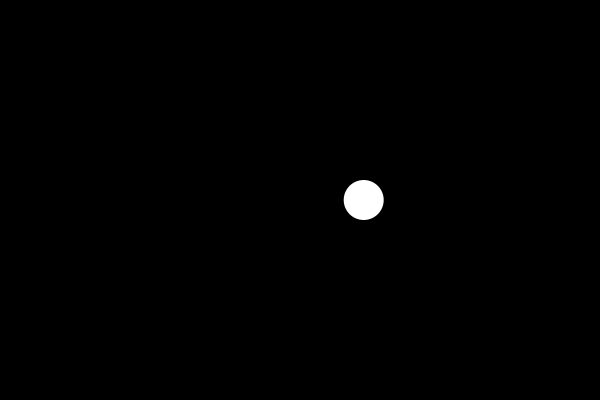
Frame 1 (no input)
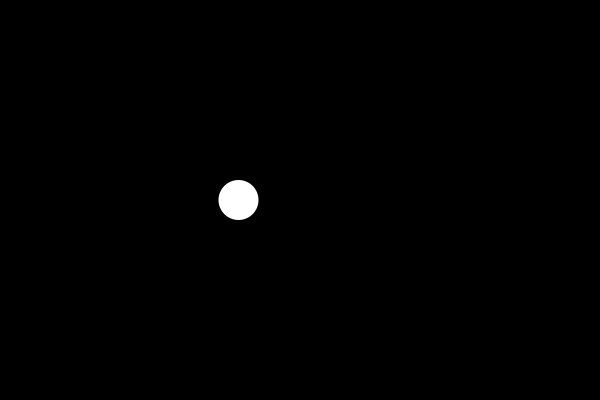
Frame 60 (the mouse pressed at the canvas centre just before this capture)
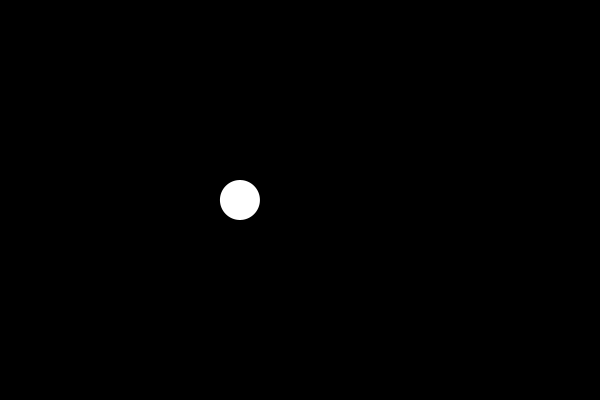
Frame 120 (the mouse held since frame 60 and released just before this capture)

The Processing sketch that drew these frames (run headless with seeded random() and noise(); from frame 60 on, the mouse is pressed at the canvas centre):

// Processing sketch: perlinNoise
// ── perlinNoise.pde
float t = 0;

void setup() {

size(600,400);

} 

void draw(){

fill(255);
background(0);
float x = noise(t);
x= map(x, 0,1, 0, width);
t = t + 0.01;
noStroke();
ellipse(x, height/2, 40,40);
}
